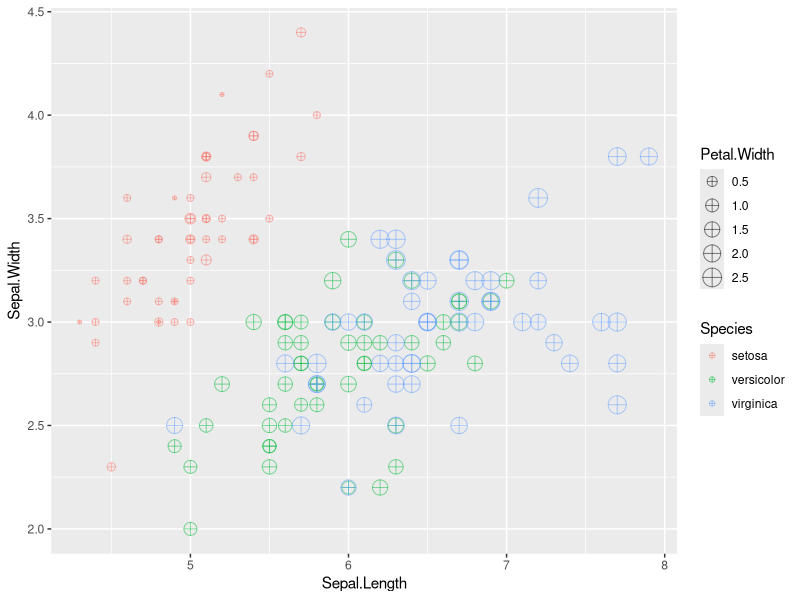
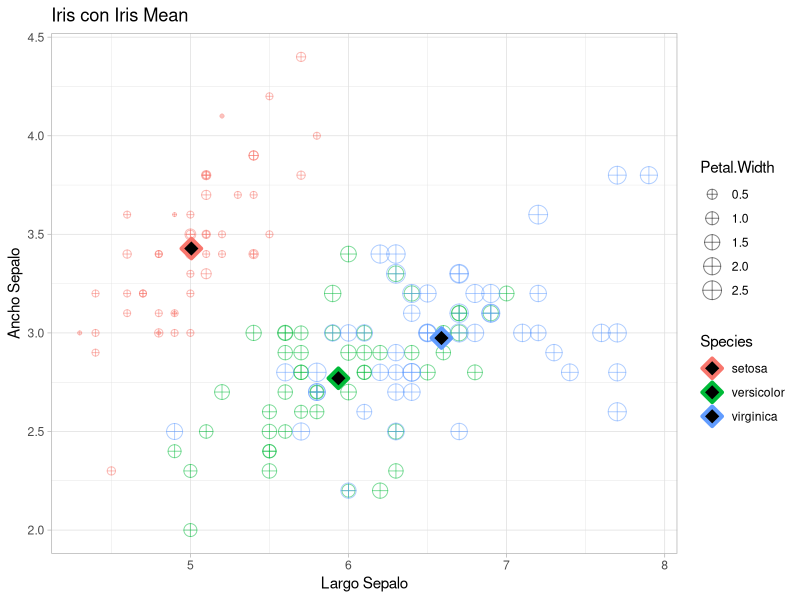

Here is the R script that generated these plots, in order:
# Postwork Sesión 2.

# Desarrollo
#Libs 
library(dplyr)
library(ggplot2)
# 1) Inspecciona el DataSet iris_meaniris` disponible directamente en R. Identifica las variables que contiene y su tipo, asegúrate de que no hayan datos faltantes y que los datos se encuentran listos para usarse.

class(iris)#Id tipo de dato
str(iris);#ver estructura
head(iris);#Encabezado

dim(iris);
View(iris);

complete.cases(iris)
sum(complete.cases(iris))

# 2) Crea una gráfica de puntos que contenga `Sepal.Lenght` en el eje horizontal, `Sepal.Width` en el eje vertical, que identifique `Species` por color y que el tamaño de la figura está representado por `Petal.Width`. Asegúrate de que la geometría contenga `shape = 10` y `alpha = 0.5`.
?ggplot
?geom_point
?theme_light()

graficaIdSpeciesxColorTamanoSepalPetal <- ggplot(iris, aes(x = Sepal.Length, 
                      y = Sepal.Width, 
                      color = Species, 
                      size = Petal.Width
                      )
            ) +  geom_point(shape = 10, alpha = 0.5);

graficaIdSpeciesxColorTamanoSepalPetal;

# 3) Crea una tabla llamada `iris_mean` que contenga el promedio de todas las variables agrupadas por `Species`.
iris_mean <- iris %>% group_by(Species) %>% summarize_all(mean)  

class(iris_mean)#Id tipo de dato
str(iris_mean);#ver estructura
head(iris_mean);#Encabezado

dim(iris_mean);
View(iris_mean);

# 4) Con esta tabla, agrega a tu gráfica anterior otra geometría de puntos para agregar los promedios en la visualización. Asegúrate que el primer argumento de la geometría sea el nombre de tu tabla y que los parámetros sean `shape = 23`, `size = 4`, `fill = "black"` y `stroke = 2`. También agrega etiquetas, temas y los cambios necesarios para mejorar tu visualización.
graf2 <- graficaIdSpeciesxColorTamanoSepalPetal +
        geom_point(
          data = iris_mean, #primer argumento de la geometría sea el nombre de tu tabla
          shape = 23, #`shape = 23`
          size = 4, #`size = 4`
          fill = "black", #`fill = 'black'`
          stroke = 2 #`stroke = 2`
          ) + labs(title = "Iris con Iris Mean",
                   x = "Largo Sepalo",
                   y = "Ancho Sepalo"
                   ) +   theme_light()
graf2
